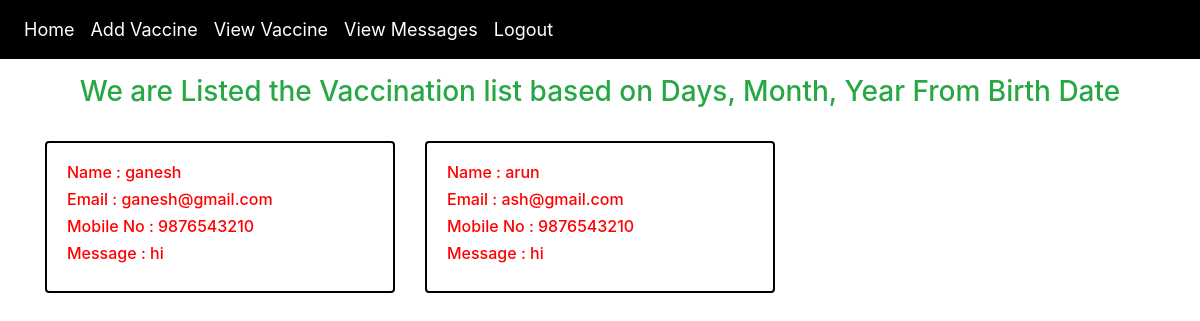
Screenshot of /admin/msg.php with the database file from the repository.
### tables this page shows
CREATE TABLE `contact` (
  `id` int(11) NOT NULL,
  `name` varchar(50) NOT NULL,
  `email` varchar(50) NOT NULL,
  `phone` varchar(50) NOT NULL,
  `msg` varchar(50) NOT NULL
);

### admin/msg.php (the view, shortened to what this page needs)
<!DOCTYPE html>
<html lang="en">
<head>
</head>
<body>
    <?php
        include("header2.php");
    ?>
    <div class="container">
        <h3 class="text-center text-success mt-3">We are Listed the Vaccination list based on Days, Month, Year From Birth Date</h3>
        <div class="row">
            <?php
                include("db.php");
                $sql = "select * from contact";
                $result = mysqli_query($conn, $sql);
                if(mysqli_num_rows($result) > 0)
                {
                    while($row = mysqli_fetch_assoc($result))
                    {
                        ?>
                        <div class="col-md-4 mt-4">
                            <div class="card" style="border: 2px solid #000000;">
                                <div class="card-body">
                                    <h6 style="color: rgb(255,0,0);">Name : <?= $row["name"]?></h6>
                                    <h6 style="color: rgb(255,0,0);">Email : <?= $row["email"]?></h6>
                                    <h6 style="color: rgb(255,0,0);">Mobile No : <?= $row["phone"]?></h6>
                                    <h6 style="color: rgb(255,0,0);">Message : <?= $row["msg"]?></h6>
                                </div>
                            </div>
                        </div>
                        <?php
                    }
                }
            ?>
        </div>
    </div>
</body>
</html>

### rows the page displays
contact: name "ganesh", email "ganesh@gmail.com", phone "9876543210", msg "hi"
contact: name "arun", email "ash@gmail.com", phone "9876543210", msg "hi"
